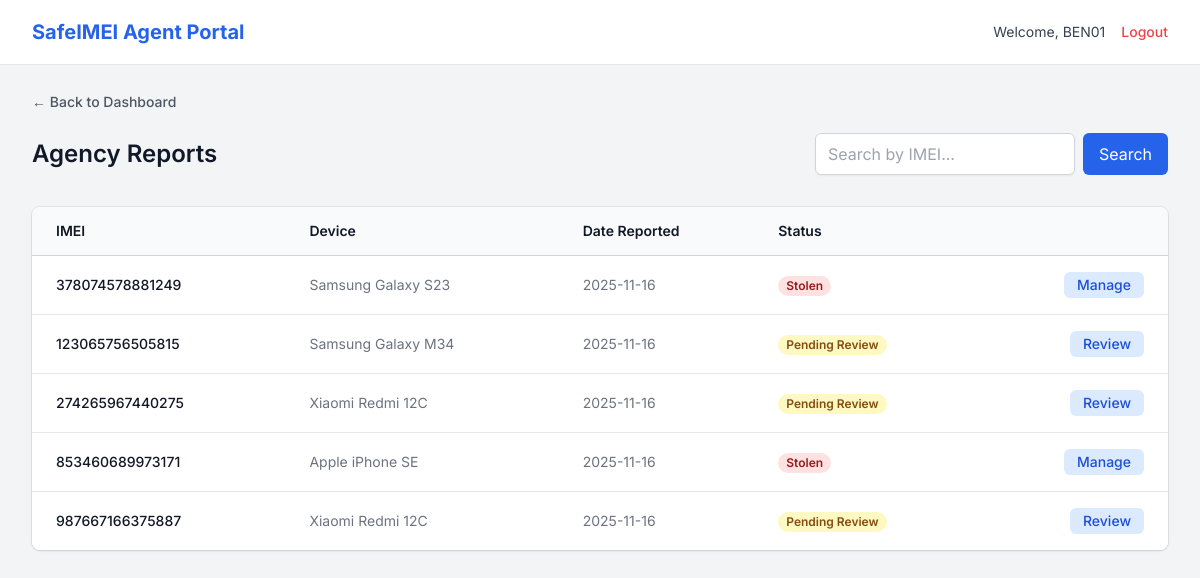
Page /reports/ (signed in) on the committed database.
### portal/models.py (models this page shows, shortened)
class DeviceReport(models.Model):
    class StatusChoices(models.TextChoices):
        STOLEN = 'Stolen', 'Stolen'
        RECOVERED = 'Recovered', 'Recovered'
        PENDING = 'Pending', 'Pending Review'
        PAYMENT_PENDING = 'Payment Pending', 'Awaiting Payment'
    owner_full_name = models.CharField(max_length=255)
    owner_phone_number = models.CharField(max_length=20)
    owner_email = models.EmailField(blank=True, null=True)
    owner_address = models.TextField(blank=True, null=True)
    imei = models.CharField(max_length=15, unique=True, db_index=True)
    brand = models.CharField(max_length=100)
    model = models.CharField(max_length=100)
    color = models.CharField(max_length=50, blank=True, null=True)
    device_phone_number = models.CharField(max_length=20, blank=True, null=True)
    incident_date = models.DateField()
    incident_time = models.TimeField()
    incident_type = models.CharField(max_length=100)
    incident_location = models.TextField(blank=True, null=True)
    police_report_image = models.FileField(upload_to='proofs/police_reports/', blank=True, null=True)
    device_carton_photo = models.FileField(upload_to='proofs/cartons/', blank=True, null=True)
    device_receipt = models.FileField(upload_to='proofs/receipts/', blank=True, null=True)
    ocr_verification_status = models.BooleanField(default=False, help_text="True if OCR verified the documents")
    transaction_ref = models.CharField(max_length=100)
    status = models.CharField(max_length=20, choices=StatusChoices.choices, default=StatusChoices.STOLEN)
    reported_by = models.ForeignKey(User, on_delete=models.SET_NULL, null=True)
    station = models.ForeignKey(Station, on_delete=models.PROTECT)
    created_at = models.DateTimeField(auto_now_add=True)
    updated_at = models.DateTimeField(auto_now=True)

### portal/views.py (the view)
# urls.py: path('reports/', views.view_reports_view, name='view_reports'),
@login_required
def view_reports_view(request):
    officer_station = getattr(request.user.officerprofile, 'station', None)
    if not officer_station: return redirect('home')
    search_query = request.GET.get('search', '')
    reports = DeviceReport.objects.filter(station=officer_station)
    if search_query: reports = reports.filter(imei__icontains=search_query)
    return render(request, 'view_reports.html', {'reports': reports.order_by('-created_at')})

### templates/view_reports.html (shortened to what this page needs)
{% extends 'base.html' %}
{% block content %}
<div class="min-h-screen bg-gray-100">
    {% include 'partials/navbar_officer.html' %}
    <main class="py-6">
        <div class="max-w-7xl mx-auto px-4 sm:px-6 lg:px-8">
            <div class="mb-5">
                <a href="{% url 'dashboard' %}" class="inline-flex items-center text-sm font-medium text-gray-600 hover:text-gray-900">
                    &larr; Back to Dashboard
                </a>
            </div>
            <div class="sm:flex sm:items-center sm:justify-between">
                <h1 class="text-2xl font-semibold text-gray-900">Agency Reports</h1>
                <div class="mt-4 sm:mt-0">
                    <form method="GET" class="flex gap-2">
                        <input type="search" name="search" placeholder="Search by IMEI..." value="{{ request.GET.search }}" class="w-full sm:w-auto px-3 py-2 border border-gray-300 rounded-md shadow-sm">
                        <button type="submit" class="px-4 py-2 bg-blue-600 text-white rounded-md">Search</button>
                    </form>
                </div>
            </div>
            <div class="mt-8 flex flex-col">
                <div class="-my-2 -mx-4 overflow-x-auto sm:-mx-6 lg:-mx-8">
                    <div class="inline-block min-w-full py-2 align-middle md:px-6 lg:px-8">
                        <div class="overflow-hidden shadow ring-1 ring-black ring-opacity-5 md:rounded-lg">
                            <table class="min-w-full divide-y divide-gray-300">
                                <thead class="bg-gray-50">
                                    <tr>
                                        <th scope="col" class="py-3.5 pl-4 pr-3 text-left text-sm font-semibold text-gray-900 sm:pl-6">IMEI</th>
                                        <th scope="col" class="px-3 py-3.5 text-left text-sm font-semibold text-gray-900">Device</th>
                                        <th scope="col" class="px-3 py-3.5 text-left text-sm font-semibold text-gray-900">Date Reported</th>
                                        <th scope="col" class="px-3 py-3.5 text-left text-sm font-semibold text-gray-900">Status</th>
                                        <th scope="col" class="relative py-3.5 pl-3 pr-4 sm:pr-6"><span class="sr-only">Actions</span></th>
                                    </tr>
                                </thead>
                                <tbody class="divide-y divide-gray-200 bg-white">
                                    {% for report in reports %}
                                    <tr>
                                        <td class="whitespace-nowrap py-4 pl-4 pr-3 text-sm font-medium text-gray-900 sm:pl-6">{{ report.imei }}</td>
                                        <td class="whitespace-nowrap px-3 py-4 text-sm text-gray-500">{{ report.brand }} {{ report.model }}</td>
                                        <td class="whitespace-nowrap px-3 py-4 text-sm text-gray-500">{{ report.created_at|date:"Y-m-d" }}</td>
                                        <td class="whitespace-nowrap px-3 py-4 text-sm text-gray-500">
                                            {% if report.status == 'Stolen' %}
                                                <span class="inline-flex rounded-full px-2 text-xs font-semibold leading-5 bg-red-100 text-red-800">Stolen</span>
                                            {% elif report.status == 'Recovered' %}
                                                <span class="inline-flex rounded-full px-2 text-xs font-semibold leading-5 bg-green-100 text-green-800">Recovered</span>
                                            {% elif report.status == 'Pending' %}
                                                <span class="inline-flex rounded-full px-2 text-xs font-semibold leading-5 bg-yellow-100 text-yellow-800">Pending Review</span>
                                            {% else %}
                                                <span class="inline-flex rounded-full px-2 text-xs font-semibold leading-5 bg-gray-100 text-gray-800">{{ report.status }}</span>
                                            {% endif %}
                                        </td>
                                        <td class="relative whitespace-nowrap py-4 pl-3 pr-4 text-right text-sm font-medium sm:pr-6">
                                            <a href="{% url 'report_detail' report.id %}" class="inline-flex items-center px-3 py-1 border border-transparent text-sm leading-4 font-medium rounded-md text-blue-700 bg-blue-100 hover:bg-blue-200 focus:outline-none focus:ring-2 focus:ring-offset-2 focus:ring-blue-500">
                                                {% if report.status == 'Pending' %}
                                                    Review
                                                {% else %}
                                                    Manage
                                                {% endif %}
                                            </a>
                                        </td>
                                    </tr>
                                    {% empty %}
                                    <tr>
                                        <td colspan="5" class="text-center text-gray-500 py-10">No reports found for this agency.</td>
                                    </tr>
                                    {% endfor %}
                                </tbody>
                            </table>
                        </div>
                    </div>
                </div>
            </div>
        </div>
    </main>
</div>
{% endblock %}

### templates/base.html (shortened to what this page needs)
{% load static %}
<!DOCTYPE html>
<html lang="en">
<head>
    <script src="https://cdn.tailwindcss.com"></script>
</head>
<body class="bg-gray-100">
    <div id="app-container">
        {% block content %}
        {% endblock %}
    </div>
</body>
</html>

### templates/partials/navbar_officer.html
<nav class="bg-white border-b border-gray-200">
    <div class="max-w-7xl mx-auto px-4 sm:px-6 lg:px-8">
        <div class="flex justify-between h-16">
            <div class="flex items-center gap-2 text-xl font-bold text-blue-600">
                <a href="{% url 'dashboard' %}">SafeIMEI Agent Portal</a>
            </div>
            <div class="flex items-center">
                <span class="hidden sm:inline mr-4 text-sm text-gray-700">Welcome, {{ request.user.username }}</span>
                <a href="{% url 'logout' %}" class="text-sm font-medium text-red-500 hover:text-red-700">Logout</a>
            </div>
        </div>
    </div>
</nav>

### templates/base.html (style rules this page uses)
body { font-family: 'Inter', sans-serif; }

### rows in the picture
DeviceReport: imei "378074578881249", brand "Samsung", model "Galaxy S23", created_at "2025-11-16", status "Stolen"
DeviceReport: imei "123065756505815", brand "Samsung", model "Galaxy M34", created_at "2025-11-16", status "Pending Review"
DeviceReport: imei "274265967440275", brand "Xiaomi", model "Redmi 12C", created_at "2025-11-16", status "Pending Review"
DeviceReport: imei "853460689973171", brand "Apple", model "iPhone SE", created_at "2025-11-16", status "Stolen"
DeviceReport: imei "987667166375887", brand "Xiaomi", model "Redmi 12C", created_at "2025-11-16", status "Pending Review"

### other values in the picture
{{ request.user.username }} "BEN01"
